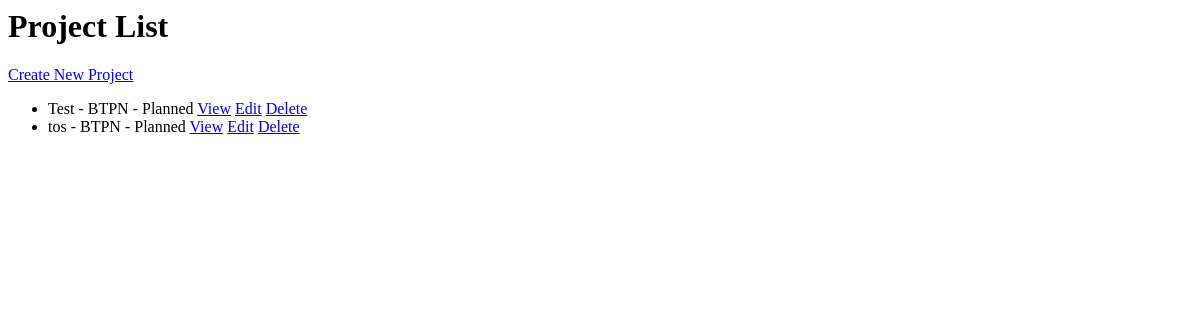
The page /projects/ on the database as committed earlier.
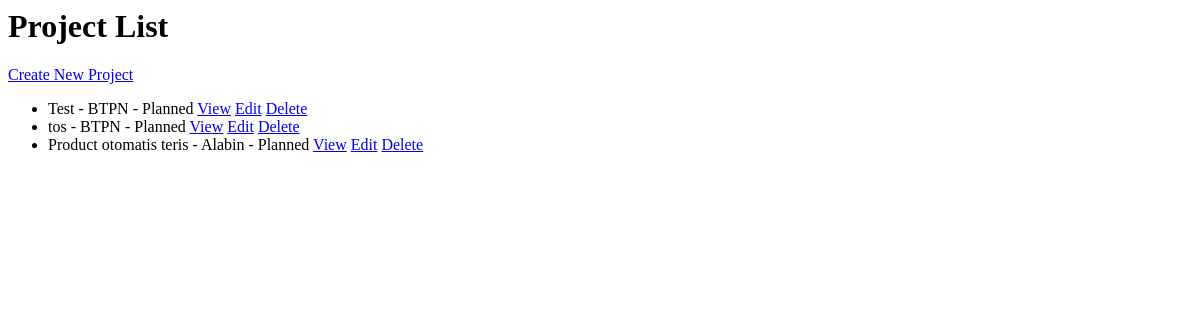
The same page on the database as committed later.
### projects/models.py (models this page shows, shortened)
class Project(models.Model):
    STATUS_CHOICES = [
        ('Planned', 'Planned'),
        ('In Progress', 'In Progress'),
        ('Completed', 'Completed'),
        ('On Hold', 'On Hold'),
    ]
    project_name = models.CharField(max_length=255, unique=True)
    description = models.TextField(blank=True)
    product = models.ForeignKey(Product, on_delete=models.RESTRICT)
    start_date = models.DateField()
    end_date = models.DateField(blank=True, null=True)
    status = models.CharField(max_length=50, choices=STATUS_CHOICES, default='Planned')
    created_at = models.DateTimeField(auto_now_add=True)
    updated_at = models.DateTimeField(auto_now=True)

### products/models.py (models this page shows, shortened)
class Product(models.Model):
    product_name = models.CharField(max_length=100, unique=True)
    product_logo = models.ImageField(upload_to=upload_to, blank=True, null=True)
    description = models.TextField(blank=True)
    created_at = models.DateTimeField(auto_now_add=True)
    updated_at = models.DateTimeField(auto_now=True)

### projects/views.py (the view)
# urls.py: path('', views.project_list, name='project_list'),
def project_list(request):
    projects = Project.objects.select_related('product').all()
    return render(request, 'projects/project_list.html', {'projects': projects})

### projects/templates/projects/project_list.html
<h1>Project List</h1>
<a href="{% url 'project_create' %}">Create New Project</a>
<ul>
{% for project in projects %}
    <li>
        {{ project.project_name }} - {{ project.product.product_name }} - {{ project.status }}
        <a href="{% url 'project_detail' project.pk %}">View</a>
        <a href="{% url 'project_update' project.pk %}">Edit</a>
        <a href="{% url 'project_delete' project.pk %}">Delete</a>
    </li>
{% endfor %}
</ul>

Rows that differ between the two databases and show on the page:
added Project: project_name "Product otomatis teris", product.product_name "Alabin", status "Planned"
